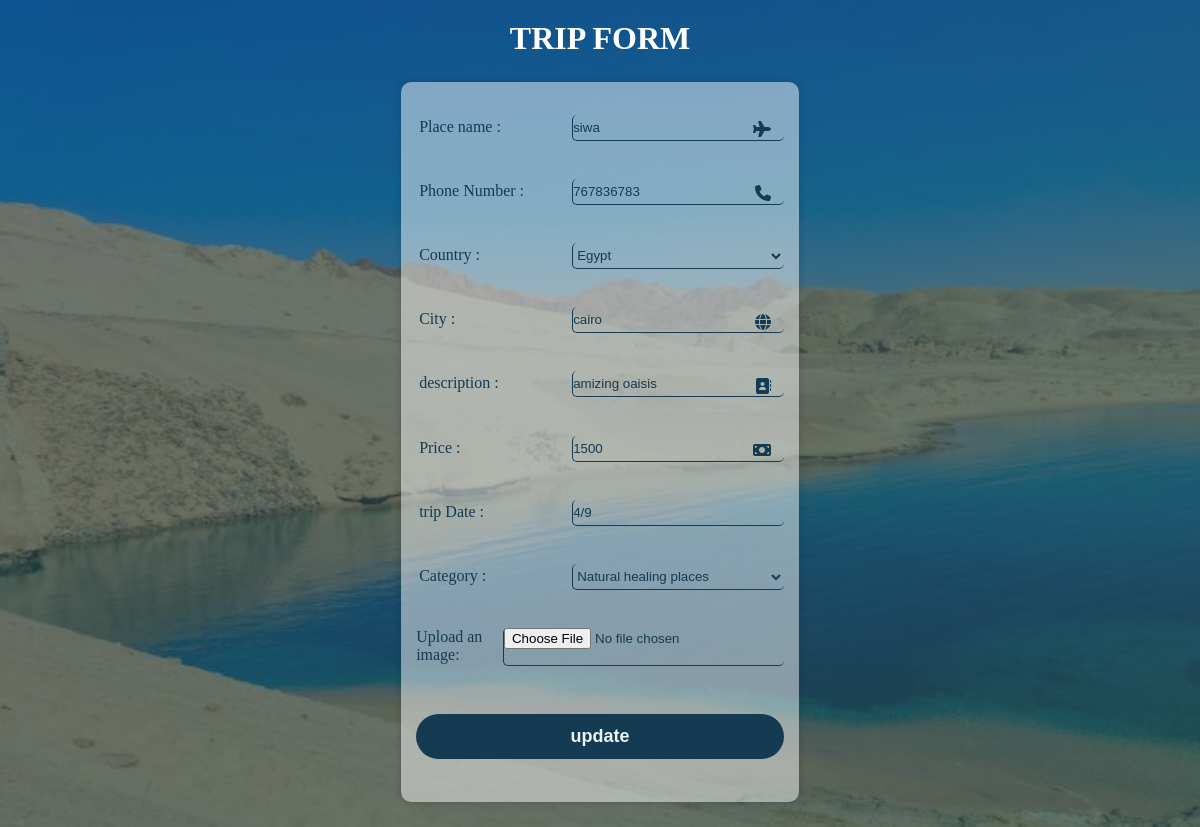
/wellness-wave-as-admin/tripform.php?edit=5, run on the app's committed database.
### tables this page shows
CREATE TABLE `naturalplaces` (
  `n_id` int(11) NOT NULL,
  `n_name` varchar(255) NOT NULL,
  `description` varchar(255) NOT NULL,
  `city` varchar(255) NOT NULL,
  `country` varchar(255) NOT NULL,
  `category_id` int(255) NOT NULL,
  `phone` varchar(255) NOT NULL,
  `price` int(11) NOT NULL,
  `trip_dates` varchar(255) NOT NULL,
  `image` longtext NOT NULL
);

### wellness-wave-as-admin/tripform.php (the view, shortened to what this page needs)
<?php
include("connection.php");
  $name="";
  $phone="";
  $city="";
  $country="";
  $category_id ="";
  $description="";
  $price = '';
  $trip_dates = '';
$edit=false;
if(isset($_GET['edit'])){
    $edit=true;
    $id=$_GET['edit'];
    $select= "SELECT * FROM `naturalplaces` WHERE `n_id` =$id";
    $run_select = mysqli_query($connect,$select);
    $fetch=mysqli_fetch_assoc($run_select);
    $name = $fetch["n_name"];
    $description = $fetch['description'];
    $city = $fetch['city'];
    $country = $fetch['country'];
    $category_id= $fetch['category_id'];
    $phone = $fetch['phone'];
    $price = $fetch['price'];
    $trip_dates = $fetch['trip_dates'];
}
?>
<!DOCTYPE html>
<html lang="en">
<head>
    <link rel="stylesheet" href="https://cdnjs.cloudflare.com/ajax/libs/font-awesome/6.5.2/css/all.min.css">
    <link rel="stylesheet" href="CSS/tripform.css">
</head>
<body>
    <h1>TRIP FORM</h1>
    <div class="main-form">
        <form method="POST"  enctype="multipart/form-data">
            <div>
                <label class="title" for="place_name"> Place name :</label>
                <input type="text" id="place_name" name='name' placeholder="Enter Place name"   value="<?php echo $name;?>" required>
                <i class="fa-solid fa-plane"></i>
            </div>
            <div>
                <label class="title" for="phone_number">Phone Number :</label>
                <input type="tel" id="phone_number" name="phone" placeholder="Enter phone number"  value="<?php echo $phone;?>" required>
                <i class="fa-solid fa-phone"></i>
            </div>
            <div>
                <label class="title" for="Country">Country :</label>
                <select id="Country" name="country"  value="<?php echo $country;?>" required>
                    <option value="Egypt" <?php if($country == 'Egypt') echo 'selected'; ?>>Egypt</option>
                </select>
            </div>
            <div>
                <label class="title" for="city">City :</label>
                <input type="text" id="city" name="city" placeholder="Enter city"  value="<?php echo $city;?>">
                <i class="fa-solid fa-globe"></i>
            </div>
            <div>
                <label class="title" for="description">description :</label>
                <input type="text" id="description" name="description" placeholder="Enter description"  value="<?php echo $description;?>" required>
                <i class="fa-solid fa-address-book"></i>
            </div>
            <div>
                <label class="title" for="Price">Price :</label>
                <input type="number" id="Price" name="Price" placeholder="Enter Price"  value="<?php echo $price;?>" required>
                <i class="fa-solid fa-money-bill"></i>
            </div>
            <div>
                <label class="title" for="Reservation_date">trip Date :</label>
                <input type="text" id="Reservation_date" name="trip_dates" placeholder="Enter Date"  value="<?php echo $trip_dates;?>" required>
            </div>
            <div>
            <label class="title" for="Category" >Category :</label>
                <select id="category" name="category"   value="<?php echo $category_id;?>" required>
                    <option value="4" <?php if($category_id == '4') echo 'selected'; ?> >Natural healing places</option>
                </select>
            </div>
            <div>
                <label for="imgUpload">Upload an image:</label>
                <input class="img" type="file" id="imgUpload" name="image" accept="image/*">
            </div>
            <?php if($edit != true) { ?>
            <div class="btn">
                <button type="submit" name="submit">ADD</button>
            </div>
            <?php } else{ ?>
                <div class="btn">
                <button type="submit" name="update">update</button>
            </div>
            <?php } ?>
        </form>
    </div>
</body>
</html>

### wellness-wave-as-admin/css/tripform.css (style rules this page uses)
* { padding: 0; margin: 0; box-sizing: border-box; list-style-type: none; color: #ebf4f6; }
body { background: linear-gradient(to bottom right, #143b519d, #2b5858b7), url(licensed-image.jpg); background-repeat: no-repeat; background-size: cover; }
form { background-color: rgba(255, 255, 255, 0.475); display: flex; flex-direction: column; justify-content: space-around; box-shadow: 0 0 7px rgba(0, 0, 0, 0.2); max-width: 600px; padding: 15px; border-radius: 10px; }
input, select { color: #143b51; border: none; background-color: transparent; border-radius: 5px; flex-grow: 1; border-bottom: 0.5px solid #143b51; border-left: 0.5px solid #143b51; margin-bottom: 3px; }
div { position: relative; justify-content: space-between; display: flex; }
.title { width: 150px; margin: 3px; }
.main-form { margin: 25px; height: 90vh; display: flex; justify-content: center; }
label { padding-bottom: 5px; color: #143b51; }
.btn button { width: 100%; height: 45px; background: #143b51; border: none; outline: none; border-radius: 40px; cursor: pointer; font-size: 16px; color: #ebf4f6; font-weight: 600; text-decoration: none; margin: 10px 0px; font-size: large; }
::placeholder { padding: 5px; color: #143b51; }
i { padding: 3px; position: absolute; right: 10px; top: 50%; transform: translateY(-50%); color: #143b51; }
option { background-color: #143b5165; color: #143b51; }
h1 { text-align: center; color: white; margin: 20px; }
.img { color: #143b51; border: none; background-color: transparent; border-radius: 5px; flex-grow: 1; border-bottom: 0.5px solid #143b51; border-left: 0.5px solid #143b51; width: 100%; }

### data on the page
naturalplaces: name "siwa", phone "767836783", country "Egypt", city "cairo", description "amizing oaisis", Price "1500", trip_dates "4/9", category "Natural healing places"
